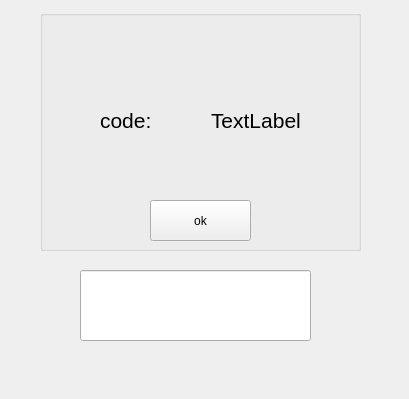
<?xml version="1.0" encoding="UTF-8"?>
<ui version="4.0">
 <class>entrycode</class>
 <widget class="QMainWindow" name="entrycode">
  <property name="geometry">
   <rect>
    <x>0</x>
    <y>0</y>
    <width>409</width>
    <height>399</height>
   </rect>
  </property>
  <property name="windowTitle">
   <string>MainWindow</string>
  </property>
  <widget class="QWidget" name="centralwidget">
   <widget class="QLineEdit" name="codeInput">
    <property name="geometry">
     <rect>
      <x>80</x>
      <y>270</y>
      <width>231</width>
      <height>71</height>
     </rect>
    </property>
    <property name="font">
     <font>
      <pointsize>16</pointsize>
     </font>
    </property>
   </widget>
   <widget class="QGroupBox" name="groupBox">
    <property name="geometry">
     <rect>
      <x>40</x>
      <y>10</y>
      <width>321</width>
      <height>241</height>
     </rect>
    </property>
    <property name="title">
     <string/>
    </property>
    <widget class="QPushButton" name="ok_pushButton">
     <property name="geometry">
      <rect>
       <x>110</x>
       <y>190</y>
       <width>101</width>
       <height>41</height>
      </rect>
     </property>
     <property name="text">
      <string>ok</string>
     </property>
    </widget>
    <widget class="QWidget" name="horizontalLayoutWidget">
     <property name="geometry">
      <rect>
       <x>60</x>
       <y>70</y>
       <width>215</width>
       <height>81</height>
      </rect>
     </property>
     <layout class="QHBoxLayout" name="horizontalLayout">
      <item>
       <widget class="QLabel" name="code_label">
        <property name="font">
         <font>
          <pointsize>16</pointsize>
         </font>
        </property>
        <property name="text">
         <string>code:</string>
        </property>
       </widget>
      </item>
      <item>
       <widget class="QLabel" name="textcode_label">
        <property name="font">
         <font>
          <pointsize>16</pointsize>
         </font>
        </property>
        <property name="text">
         <string>TextLabel</string>
        </property>
       </widget>
      </item>
     </layout>
    </widget>
   </widget>
  </widget>
 </widget>
 <resources/>
 <connections/>
</ui>
